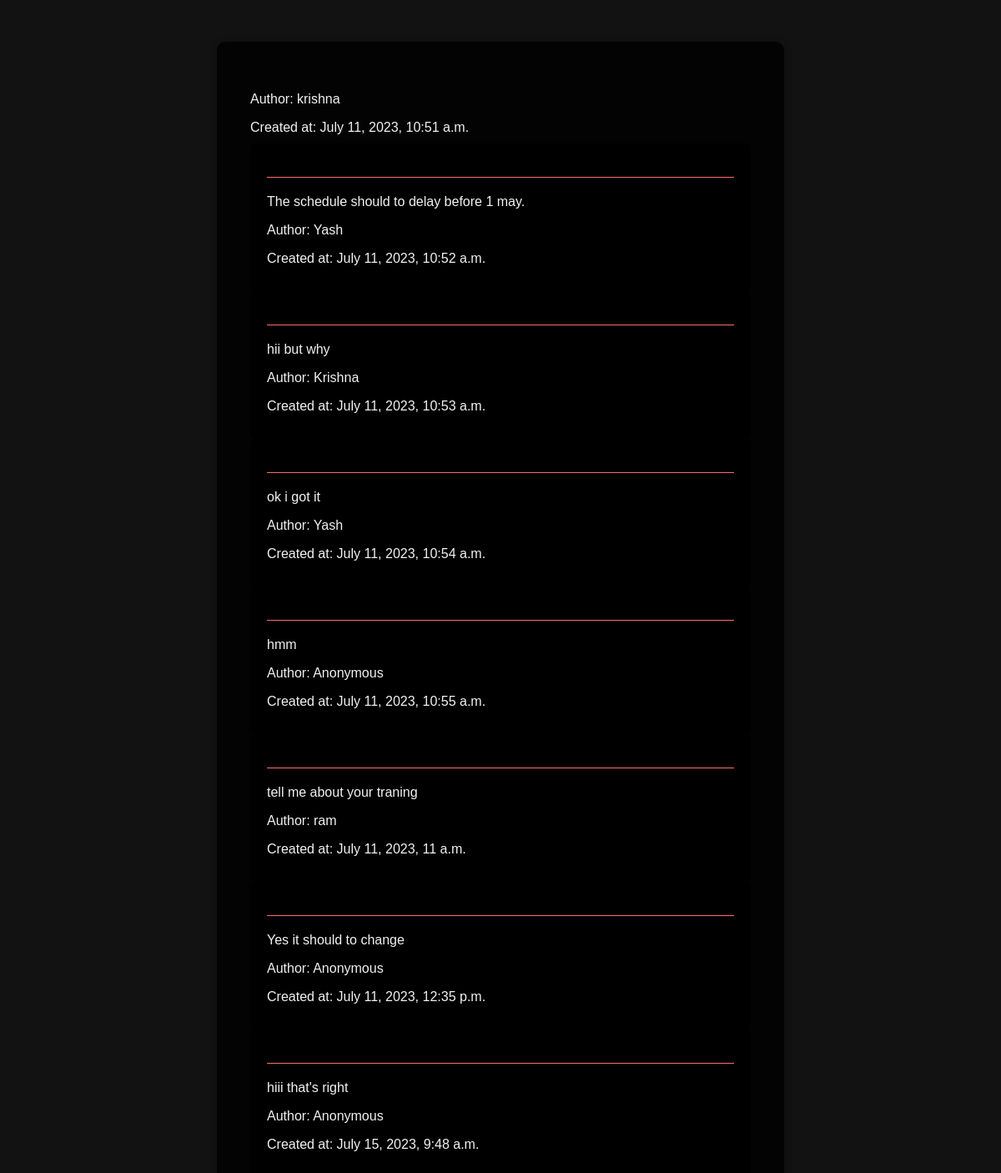
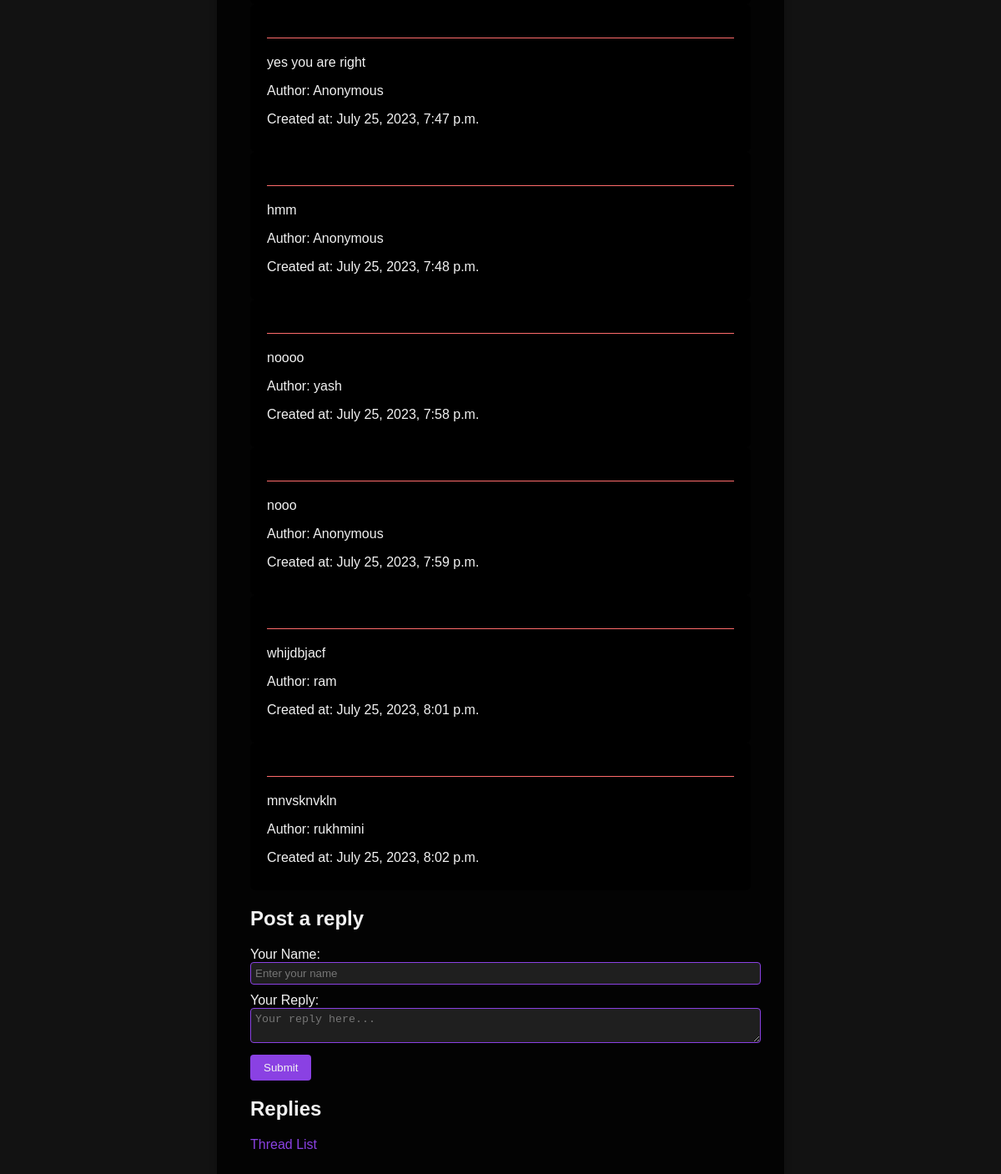
/thread/1/, run on the app's committed database (2 pictures, top to bottom).
### forum/models.py (models this page shows, shortened)
class Thread(models.Model):
    title = models.CharField(max_length=200)
    created_at = models.DateTimeField(auto_now_add=True)
    author = models.ForeignKey(User, on_delete=models.CASCADE)

class Post(models.Model):
    content = models.TextField()
    created_at = models.DateTimeField(auto_now_add=True)
    thread = models.ForeignKey(Thread, on_delete=models.CASCADE)
    author_name = models.CharField(max_length=100)

### forum/views.py (the view)
# urls.py: path('thread/<int:thread_id>/', views.thread_detail, name='thread_detail'),
def thread_detail(request, thread_id):
    thread = Thread.objects.get(id=thread_id)
    posts = Post.objects.filter(thread=thread)
    return render(request, 'thread_detail.html', {'thread': thread, 'posts': posts})

### template/thread_detail.html (shortened to what this page needs)
<!DOCTYPE html>
<html>
<head>
</head>
<body>
  <div id="background-container"></div>
  <div class="container">
    <p>Author: {{ thread.author }}</p>
    <p>Created at: {{ thread.created_at }}</p>
    {% for post in posts %}
      <div class="thread-section">
        <hr>
        <p>{{ post.content }}</p>
        <p>Author: {{ post.author_name }}</p>
        <p>Created at: {{ post.created_at }}</p>
      </div>
    {% endfor %}
    <div class="reply-form">
      <h2>Post a reply</h2>
      <form action="{% url 'create_post' thread.id %}" method="post">
        <label for="author_name">Your Name:</label>
        <input type="text" name="author_name" id="author_name" placeholder="Enter your name" required><br>
        <label for="content">Your Reply:</label>
        <textarea name="content" id="content" placeholder="Your reply here..." required></textarea><br>
        <input type="submit" value="Submit">
      </form>
    </div>
    <div class="replies">
      <h2>Replies</h2>
    </div>
    <a href="{% url 'thread_list' %}">Thread List</a>
  </div>
</body>
</html>

### template/thread_detail.html (style rules this page uses)
body { font-family: Arial, sans-serif; background-color: #121212; color: #f2f2f2; margin: 0; padding: 0; }
#background-container { position: fixed; top: 0; left: 0; width: 100%; height: 100%; z-index: -1; background-size: cover; background-position: center; animation: fadeIn 1s; }
.container { max-width: 600px; margin: 50px auto; padding: 40px; background-color: rgba(0, 0, 0, 0.8); border-radius: 10px; box-shadow: 0 0 10px rgba(0, 0, 0, 0.2); animation: fadeIn 1s; }
p { margin-bottom: 10px; color: #f2f2f2; }
hr { border: none; border-top: 1px solid #ff6b6b; margin: 20px 0; }
a { display: inline-block; margin-right: 10px; color: #8a41e3; text-decoration: none; transition: color 0.3s ease; }
.thread-section { padding: 20px; background-color: rgba(0, 0, 0, 0.8); border-radius: 6px; box-shadow: 0 0 5px rgba(0, 0, 0, 0.4); animation: fadeIn 1s; transition: transform 0.3s ease; }
.reply-form { margin-top: 20px; }
.reply-form input[type="text"], .reply-form textarea { width: 100%; margin-bottom: 10px; padding: 5px; background-color: #1f1f1f; border: 1px solid #8a41e3; border-radius: 4px; color: #f2f2f2; }
.reply-form input[type="submit"] { background-color: #8a41e3; color: #f2f2f2; border: none; border-radius: 4px; padding: 8px 16px; cursor: pointer; transition: background-color 0.3s ease; }

### data on the page
Thread: author "krishna", created_at "July 11, 2023, 10:51 a.m."
Post: content "The schedule should to delay before 1 may.", author_name "Yash", created_at "July 11, 2023, 10:52 a.m."
Post: content "hii but why", author_name "Krishna", created_at "July 11, 2023, 10:53 a.m."
Post: content "ok i got it", author_name "Yash", created_at "July 11, 2023, 10:54 a.m."
Post: content "hmm", author_name "Anonymous", created_at "July 11, 2023, 10:55 a.m."
Post: content "tell me about your traning", author_name "ram", created_at "July 11, 2023, 11 a.m."
Post: content "Yes it should to change", author_name "Anonymous", created_at "July 11, 2023, 12:35 p.m."
Post: content "hiii that's right", author_name "Anonymous", created_at "July 15, 2023, 9:48 a.m."
Post: content "yes you are right", author_name "Anonymous", created_at "July 25, 2023, 7:47 p.m."
Post: content "hmm", author_name "Anonymous", created_at "July 25, 2023, 7:48 p.m."
Post: content "noooo", author_name "yash", created_at "July 25, 2023, 7:58 p.m."
Post: content "nooo", author_name "Anonymous", created_at "July 25, 2023, 7:59 p.m."
Post: content "whijdbjacf", author_name "ram", created_at "July 25, 2023, 8:01 p.m."
Post: content "mnvsknvkln", author_name "rukhmini", created_at "July 25, 2023, 8:02 p.m."
